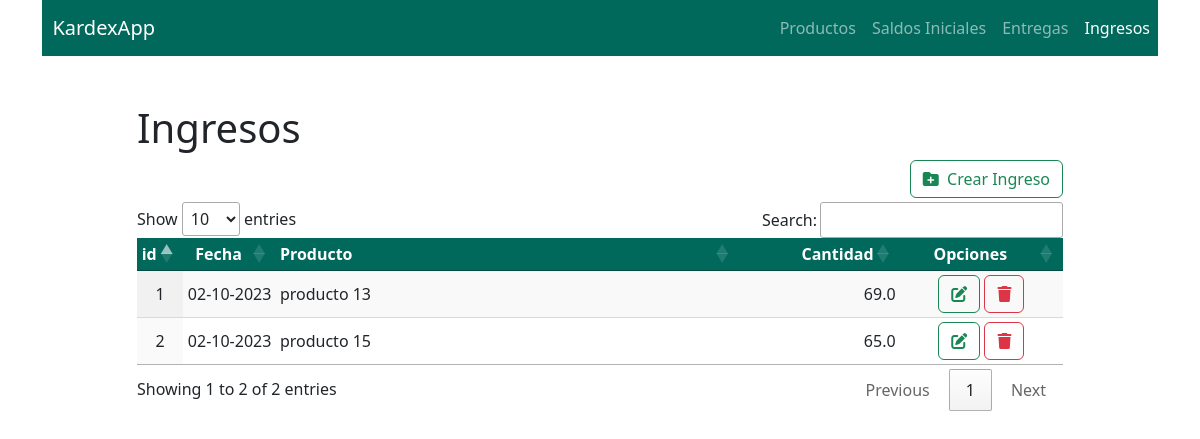
Screenshot of /kardexapp/ingresos/ with the database file from the repository.
### KardexApp/models.py (models this page shows, shortened)
class Ingreso(models.Model):
    id = models.AutoField(primary_key=True)
    fecha = models.DateField(null=True)
    codigo = models.ForeignKey(Producto, on_delete=models.CASCADE)
    cantidad = models.FloatField(default=0.00)

class Producto(models.Model):
    codigo = models.AutoField(primary_key=True)
    descripcion = models.CharField(max_length=100, null=True, default=None)
    def __str__(self):
        return self.descripcion

### KardexApp/views.py (the view)
# urls.py: path("ingresos/", IngresoListView.as_view(), name="ingreso-list"),
class IngresoListView(ListView):
    model = Ingreso
    template_name = "ingresos.html"
    def get_context_data(self, **kwargs):
        context = super().get_context_data(**kwargs)
        context["productos"] = Producto.objects.all()
        return context

### KardexApp/templates/ingresos.html (shortened to what this page needs)
<!DOCTYPE html>
<html>
  <head>
    <link
      rel="stylesheet"
      href="https://cdnjs.cloudflare.com/ajax/libs/font-awesome/6.4.2/css/all.min.css"
    />
    <link
      rel="stylesheet"
      href="//cdn.datatables.net/1.13.6/css/jquery.dataTables.min.css"
    />
    <link
      href="https://cdnjs.cloudflare.com/ajax/libs/twitter-bootstrap/5.3.0/css/bootstrap.min.css"
      rel="stylesheet"
    />
    <link
      href="https://cdn.datatables.net/v/bs5/jszip-3.10.1/b-2.4.2/b-colvis-2.4.2/b-html5-2.4.2/b-print-2.4.2/datatables.min.css"
      rel="stylesheet"
    />
    <link
      href="https://cdn.jsdelivr.net/npm/bootstrap@5.3.2/dist/css/bootstrap.min.css"
      rel="stylesheet"
    />
  </head>
  <body>
    <div class="container">
      <nav
        class="navbar navbar-expand-lg"
        style="background-color: #00695c"
        data-bs-theme="dark"
      >
        <a class="navbar-brand" href="/admin">&nbsp;&nbsp;KardexApp</a>
        <div class="collapse navbar-collapse" id="navbarNavAltMarkup">
          <div class="navbar-nav ms-auto">
            <a class="nav-link" href="/kardexapp/productos">Productos</a>
            <a class="nav-link" href="/kardexapp/saldos">Saldos Iniciales</a>
            <a class="nav-link" href="/kardexapp/entregas">Entregas</a>
            <a class="nav-link active" href="/kardexapp/ingresos">Ingresos</a>
          </div>
        </div>
      </nav>
      <div class="row justify-content-md-center">
        <div class="col-12 col-md-10">
          <br /><br />
          <div>
            <h1>Ingresos</h1>
            <div class="d-grid gap-2 d-md-flex justify-content-md-end pb-1">
              <a
                class="btn btn-outline-success crear-ingreso"
                href="javascript:void(0);"
                ><i class="fa-solid fa-folder-plus text-teal"></i>&nbsp; Crear
                Ingreso</a
              >
            </div>
            <div class="table-responsive" id="tabla">
              <table id="tabla_ingresos" class="display compact">
                <thead>
                  <tr style="background-color: #00695c" class="text-white">
                    <th class="text-center" width="5%">id</th>
                    <th class="text-center" width="10%">Fecha</th>
                    <th width="50%">Producto</th>
                    <th class="text-end">Cantidad</th>
                    <th class="text-center">Opciones</th>
                  </tr>
                </thead>
                <tbody>
                  {% for ingreso in object_list %}
                  <tr>
                    <td class="text-center">{{ ingreso.id }}</td>
                    <td class="text-center">
                      {{ ingreso.fecha | date:"d-m-Y" }}
                    </td>
                    <td>{{ ingreso.codigo }}</td>
                    <td class="text-end">{{ ingreso.cantidad }}</td>
                    <td class="text-center">
                      <a class="btn btn-outline-success">
                        <i
                          class="fa-solid fa-pen-to-square editar-ingreso"
                          data-ingreso="{{ ingreso.id }}"
                        ></i>
                      </a>
                      <a class="btn btn-outline-danger">
                        <i
                          class="fa-solid fa-trash eliminar-ingreso"
                          data-ingreso="{{ ingreso.id }}"
                        ></i>
                      </a>
                    </td>
                  </tr>
                  {% endfor %}
                </tbody>
              </table>
            </div>
          </div>
        </div>
      </div>
    </div>
  </body>
</html>

### rows the page displays
Ingreso: id "1", fecha "02-10-2023", codigo "producto 13", cantidad "69.0"
Ingreso: id "2", fecha "02-10-2023", codigo "producto 15", cantidad "65.0"
